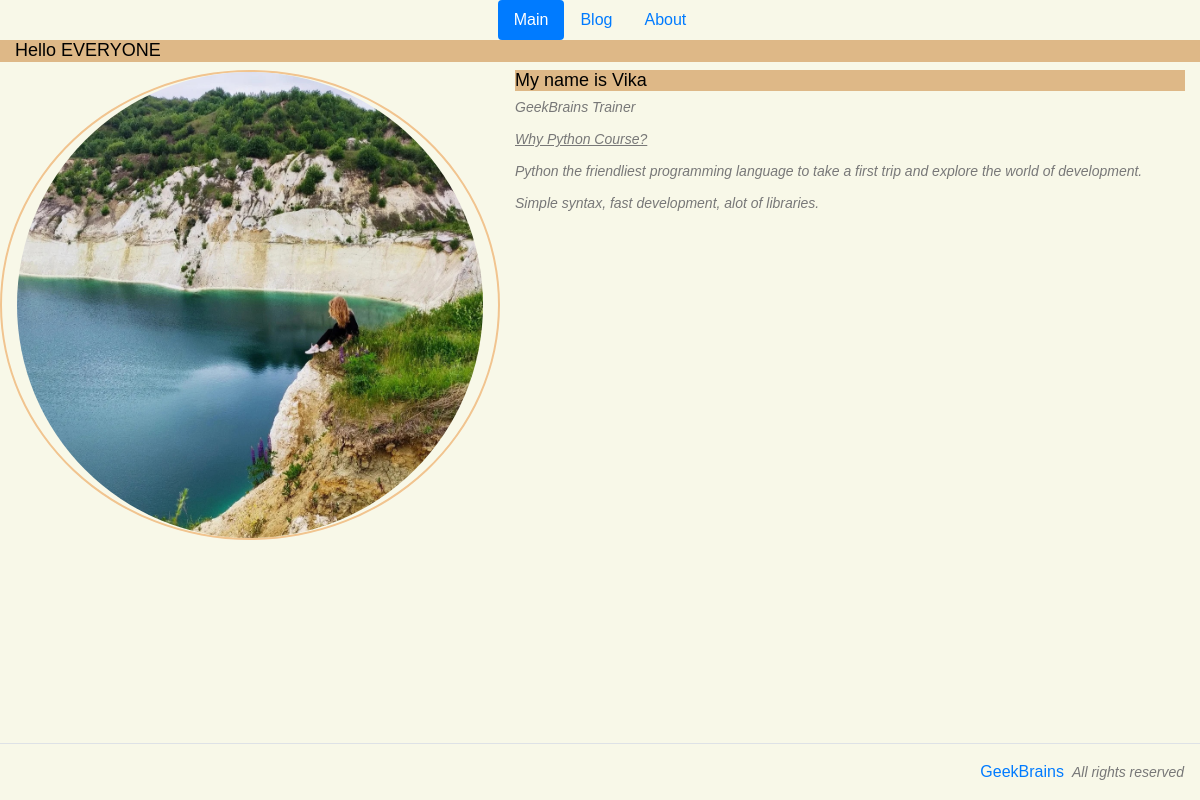
The app's page /index/ with its own data.
### tables this page shows
CREATE TABLE main
(
    id integer primary key autoincrement,
    hello text,
    about text
);

### app.py (the view)
@app.route('/')
@app.route('/index/')
def index():
    conn = sqlite3.connect('db.sqlite')
    cur = conn.cursor()
    cur.execute("""select hello, about from main;""")
    for hello, about_me in cur.fetchall():
        context = {'hello': hello, 'about_me': about_me}
    conn.close()
    context['active'] = 'index'
    return render_template('index.html', **context)

### templates/index.html (shortened to what this page needs)
{% extends 'base.html' %}
{% block content %}
        <div class="row">
            <h1 class="col-12">
            {% if hello %}
                {{ hello }}
            {% else %}
                Hello everyone
            {% endif %}
            </h1>
            <img class="col-md-5 col-12 img-fluid rounded-circle main_img" src="/static/img/photo.jpg" alt="My photo">
            <div class="col-md-7 col-12">
                {{ about_me | safe }}
            </div>
        </div>
{% endblock %}

### static/css/style.css (style rules this page uses)
body { background: #f8f8e8; font-family: Helvetica; font-weight: lighter; }
h1, h2, h3, h4, h5, h6 { color: black; font-size: 18px; font-weight: 400; background: burlywood; }
p { color: #787878; font-size: 14px; font-style: italic; line-height: 16px; text-align: left; }
.main_img { border: #f1c48f solid 2px; }

### records on screen
main: hello "Hello EVERYONE", about "My name is Vika GeekBrains Trainer Why Python Course? Python the friendliest programming language to take a first trip and explore the world of development. Simple syntax, fast development, alot of libraries."
